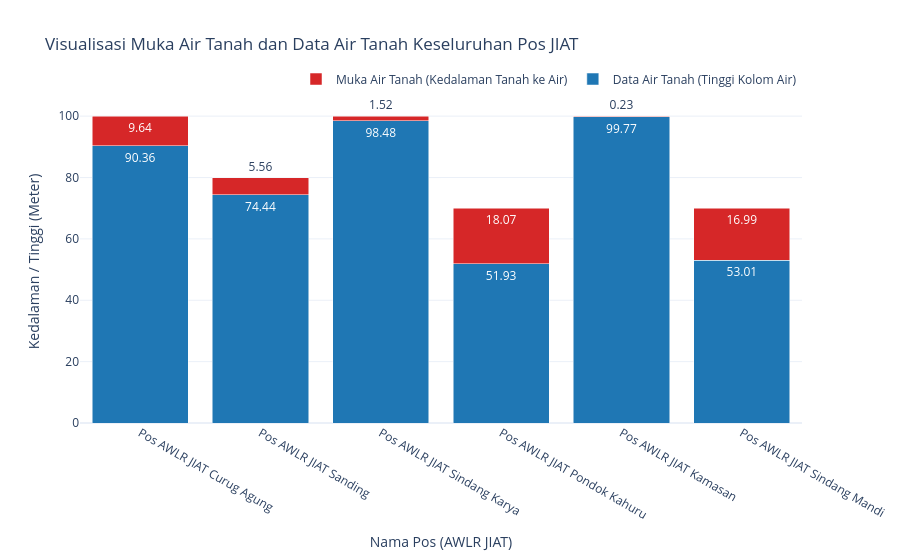

Notebook source saved alongside this figure:
### Code cell
import json
import pandas as pd
import plotly.graph_objects as go

# 1. Buka dan muat file JSON
file_path = '../data/jiat_info.json'
with open(file_path, 'r') as file:
    jiat_info = json.load(file)

# 2. Ekstrak data dan lakukan perhitungan sesuai permintaan
data = []
for pos_name, info in jiat_info.items():
    muka_air_tanah = info.get('Muka Air Tanah', 0)
    kedalaman_sumur = info.get('Kedalaman Sumur', 0)
    
    # Menghitung Data Air Tanah dari selisih (Kedalaman Sumur - Muka Air Tanah)
    data_air_tanah = kedalaman_sumur - muka_air_tanah
    
    data.append({
        'Pos': pos_name,
        'Muka Air Tanah (m)': muka_air_tanah,
        'Data Air Tanah (m)': data_air_tanah,
        'Kedalaman Sumur (m)': kedalaman_sumur
    })

# Konversi ke DataFrame memudahkan visualisasi
df = pd.DataFrame(data)

# 3. Buat Visualisasi menggunakan Plotly
fig = go.Figure()

# Tambahkan nilai Data Air Tanah di bagian bawah barchart (merepresentasikan air)
fig.add_trace(go.Bar(
    x=df['Pos'],
    y=df['Data Air Tanah (m)'],
    name='Data Air Tanah (Tinggi Kolom Air)',
    marker_color='#1f77b4', # Warna biru untuk air
    text=df['Data Air Tanah (m)'].round(2),
    textposition='auto'
))

# Tambahkan nilai Muka Air Tanah bertumpuk di bagian atas (merepresentasikan kekosongan sampai permukaan)
fig.add_trace(go.Bar(
    x=df['Pos'],
    y=df['Muka Air Tanah (m)'],
    name='Muka Air Tanah (Kedalaman Tanah ke Air)',
    marker_color='#d62728', # Warna merah untuk kosong
    text=df['Muka Air Tanah (m)'].round(2),
    textposition='auto'
))

# Kustomisasi Layout Grafik
fig.update_layout(
    title='Visualisasi Muka Air Tanah dan Data Air Tanah Keseluruhan Pos JIAT',
    xaxis_title='Nama Pos (AWLR JIAT)',
    yaxis_title='Kedalaman / Tinggi (Meter)',
    barmode='stack', # Bertumpuk agar total tinggi bar merupakan nilai "Kedalaman Sumur"
    legend=dict(
        orientation="h",
        yanchor="bottom",
        y=1.02,
        xanchor="right",
        x=1
    ),
    template='plotly_white'
)

# Tampilkan plot ke dalam cell notebook
fig.show()

### Figure 1 — Plotly figure (JSON) as saved in the notebook; plotly's stock layout.template omitted (floating-point values rounded to 4 significant figures)
{"data": [{"marker": {"color": "#1f77b4"}, "name": "Data Air Tanah (Tinggi Kolom Air)", "text": [90.36, 74.44, 98.48, 51.93, 99.77, 53.01], "textposition": "auto", "type": "bar", "x": ["Pos AWLR JIAT Curug Agung", "Pos AWLR JIAT Sanding", "Pos AWLR JIAT Sindang Karya", "Pos AWLR JIAT Pondok Kahuru", "Pos AWLR JIAT Kamasan", "Pos AWLR JIAT Sindang Mandi"], "y": [90.36, 74.44, 98.48, 51.93, 99.77, 53.01]}, {"marker": {"color": "#d62728"}, "name": "Muka Air Tanah (Kedalaman Tanah ke Air)", "text": [9.64, 5.56, 1.52, 18.07, 0.23, 16.99], "textposition": "auto", "type": "bar", "x": ["Pos AWLR JIAT Curug Agung", "Pos AWLR JIAT Sanding", "Pos AWLR JIAT Sindang Karya", "Pos AWLR JIAT Pondok Kahuru", "Pos AWLR JIAT Kamasan", "Pos AWLR JIAT Sindang Mandi"], "y": [9.64, 5.56, 1.52, 18.07, 0.23, 16.99]}], "layout": {"barmode": "stack", "legend": {"orientation": "h", "x": 1, "xanchor": "right", "y": 1.02, "yanchor": "bottom"}, "title": {"text": "Visualisasi Muka Air Tanah dan Data Air Tanah Keseluruhan Pos JIAT"}, "xaxis": {"title": {"text": "Nama Pos (AWLR JIAT)"}}, "yaxis": {"title": {"text": "Kedalaman / Tinggi (Meter)"}}}}
